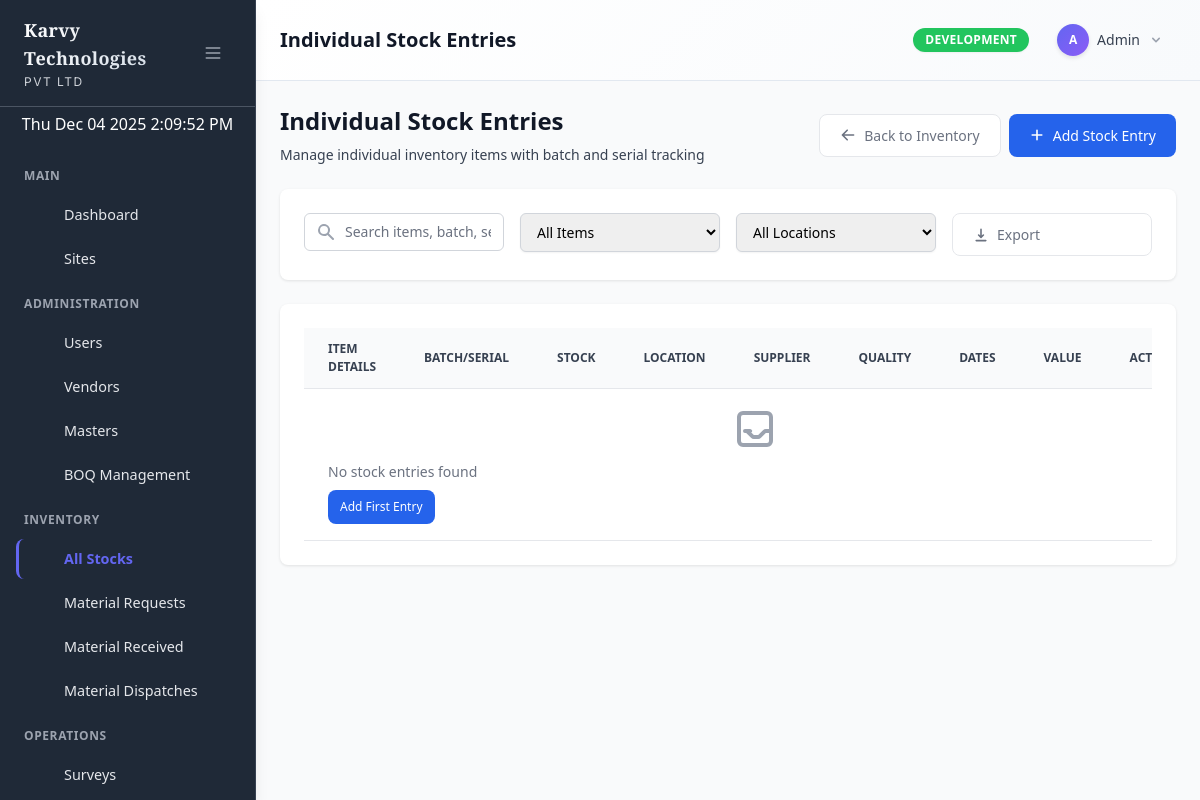
Page /admin/inventory/stock-entries/index.php?boq_item_id=1 (signed in) on the committed database.
### tables this page shows
CREATE TABLE `menu_items` (
  `id` int(11) NOT NULL,
  `parent_id` int(11) DEFAULT NULL,
  `title` varchar(100) NOT NULL,
  `icon` varchar(100) DEFAULT NULL,
  `url` varchar(255) DEFAULT NULL,
  `sort_order` int(11) DEFAULT 0,
  `status` enum('active','inactive') DEFAULT 'active',
  `created_at` timestamp NOT NULL DEFAULT current_timestamp(),
  `updated_at` timestamp NOT NULL DEFAULT current_timestamp() ON UPDATE current_timestamp()
);

### config/database.php (called while the page is built, shortened)
<?php
require_once __DIR__ . '/constants.php';
class Database {
    private static $instance = null;
    private $connection;
    private $environment;
    private function __construct() {
        $this->environment = getEnvironment();
    }
    private function connect() {
        try {
            $dsn = "mysql:host=" . DB_HOST . ";dbname=" . DB_NAME . ";charset=" . DB_CHARSET;
            $options = [
                PDO::ATTR_ERRMODE => PDO::ERRMODE_EXCEPTION,
                PDO::ATTR_DEFAULT_FETCH_MODE => PDO::FETCH_ASSOC,
                PDO::ATTR_EMULATE_PREPARES => false,
                PDO::MYSQL_ATTR_INIT_COMMAND => "SET NAMES " . DB_CHARSET
            ];
            $this->connection = new PDO($dsn, DB_USER, DB_PASS, $options);
        } catch (PDOException $e) {
            $errorMsg = "Database connection failed in " . $this->environment . " environment: " . $e->getMessage();
            error_log($errorMsg);
            if ($this->environment === 'production') {
                throw new Exception("Database connection failed. Please contact administrator.");
            } else {
                throw new Exception($errorMsg);
            }
        }
    }
    public static function getInstance() {
        if (self::$instance === null) {
            self::$instance = new self();
        }
        return self::$instance;
    }
    public function getConnection() {
        return $this->connection;
    }
}
?>

### models/BaseModel.php (called while the page is built, shortened)
<?php
require_once __DIR__ . '/../config/database.php';
class BaseModel {
    public function __construct() {
        $this->db = Database::getInstance()->getConnection();
    }
}
?>

### models/Menu.php (called while the page is built, shortened)
<?php
require_once __DIR__ . '/BaseModel.php';
class Menu extends BaseModel {
    public function getMenuForUser($userId, $userRole) {
        $sql = "
            SELECT DISTINCT m.*
            FROM menu_items m
            INNER JOIN user_menu_permissions ump ON m.id = ump.menu_item_id
            WHERE m.status = 'active'
            AND ump.user_id = ?
            AND ump.can_access = TRUE
            ORDER BY m.parent_id ASC, m.sort_order ASC, m.title ASC
        ";
        $stmt = $this->db->prepare($sql);
        $stmt->execute([$userId]);
        $menuItems = $stmt->fetchAll();
        return $this->buildMenuTree($menuItems);
    }
    private function buildMenuTree($menuItems) {
        $tree = [];
        $lookup = [];
        foreach ($menuItems as $item) {
            $lookup[$item['id']] = $item;
            $lookup[$item['id']]['children'] = [];
        }
        foreach ($menuItems as $item) {
            if ($item['parent_id'] === null) {
                $tree[] = &$lookup[$item['id']];
            } else {
                if (isset($lookup[$item['parent_id']])) {
                    $lookup[$item['parent_id']]['children'][] = &$lookup[$item['id']];
                }
            }
        }
        return $tree;
    }
}
?>

### config/constants.php (called while the page is built, shortened)
<?php
if (!function_exists('url')) {
    function url($path = '') {
        $baseUrl = defined('BASE_URL') ? rtrim(BASE_URL, '/') : '';
        $path = ltrim($path, '/');
        return $path ? $baseUrl . '/' . $path : $baseUrl;
    }
}
?>

### admin/inventory/stock-entries/index.php (the view, shortened to what this page needs)
<?php
$inventoryModel = new Inventory();
$search = $_GET['search'] ?? '';
$boqItemId = $_GET['boq_item_id'] ?? null;
$location = $_GET['location'] ?? '';
$stockEntries = $inventoryModel->getIndividualStockEntries($boqItemId, $search, $location);
?>
<div class="flex justify-between items-center mb-6">
    <div>
        <h1 class="text-2xl font-semibold text-gray-900">Individual Stock Entries</h1>
        <p class="mt-2 text-sm text-gray-700">Manage individual inventory items with batch and serial tracking</p>
    </div>
    <div class="flex space-x-2">
        <a href="../" class="btn btn-secondary">
            <svg class="w-4 h-4 mr-2" fill="currentColor" viewBox="0 0 20 20">
                <path fill-rule="evenodd" d="M9.707 16.707a1 1 0 01-1.414 0l-6-6a1 1 0 010-1.414l6-6a1 1 0 011.414 1.414L5.414 9H17a1 1 0 110 2H5.414l4.293 4.293a1 1 0 010 1.414z" clip-rule="evenodd"></path>
            </svg>
            Back to Inventory
        </a>
        <button onclick="openModal('addStockEntryModal')" class="btn btn-primary">
            <svg class="w-4 h-4 mr-2" fill="currentColor" viewBox="0 0 20 20">
                <path fill-rule="evenodd" d="M10 3a1 1 0 011 1v5h5a1 1 0 110 2h-5v5a1 1 0 11-2 0v-5H4a1 1 0 110-2h5V4a1 1 0 011-1z" clip-rule="evenodd"></path>
            </svg>
            Add Stock Entry
        </button>
    </div>
</div>
<div class="card mb-6">
    <div class="card-body">
        <div class="grid grid-cols-1 md:grid-cols-4 gap-4">
            <div>
                <div class="relative">
                    <div class="absolute inset-y-0 left-0 pl-3 flex items-center pointer-events-none">
                    </div>
                    <input type="text" id="searchInput" class="block w-full pl-10 pr-3 py-2 border border-gray-300 rounded-md leading-5 bg-white placeholder-gray-500 focus:outline-none focus:placeholder-gray-400 focus:ring-1 focus:ring-blue-500 focus:border-blue-500 sm:text-sm" placeholder="Search items, batch, serial..." value="<?php echo htmlspecialchars($search); ?>">
                </div>
            </div>
            <div>
                <select id="boqItemFilter" class="block w-full px-3 py-2 border border-gray-300 rounded-md shadow-sm focus:outline-none focus:ring-blue-500 focus:border-blue-500 sm:text-sm">
                    <option value="">All Items</option>
                </select>
            </div>
            <div>
                <select id="locationFilter" class="block w-full px-3 py-2 border border-gray-300 rounded-md shadow-sm focus:outline-none focus:ring-blue-500 focus:border-blue-500 sm:text-sm">
                    <option value="">All Locations</option>
                </select>
            </div>
            <div>
                <button onclick="exportStockEntries()" class="btn btn-secondary w-full">
                    <svg class="w-4 h-4 mr-2" fill="currentColor" viewBox="0 0 20 20">
                        <path fill-rule="evenodd" d="M3 17a1 1 0 011-1h12a1 1 0 110 2H4a1 1 0 01-1-1zm3.293-7.707a1 1 0 011.414 0L9 10.586V3a1 1 0 112 0v7.586l1.293-1.293a1 1 0 111.414 1.414l-3 3a1 1 0 01-1.414 0l-3-3a1 1 0 010-1.414z" clip-rule="evenodd"></path>
                    </svg>
                    Export
                </button>
            </div>
        </div>
    </div>
</div>
<div class="card">
    <div class="card-body">
        <div class="overflow-x-auto">
            <table class="data-table">
                <thead>
                    <tr>
                        <th>Item Details</th>
                        <th>Batch/Serial</th>
                        <th>Stock</th>
                        <th>Location</th>
                        <th>Supplier</th>
                        <th>Quality</th>
                        <th>Dates</th>
                        <th>Value</th>
                        <th>Actions</th>
                    </tr>
                </thead>
                <tbody>
                    <?php if (empty($stockEntries)): ?>
                    <tr>
                        <td colspan="9" class="text-center py-8 text-gray-500">
                            <p class="mt-2">No stock entries found</p>
                            <button onclick="openModal('addStockEntryModal')" class="mt-2 btn btn-primary btn-sm">Add First Entry</button>
                        </td>
                    </tr>
                    <?php endif; ?>
                </tbody>
            </table>
        </div>
    </div>
</div>
<?php
include __DIR__ . '/../../../includes/admin_layout.php';
?>

### includes/dynamic_sidebar.php (shortened to what this page needs)
<?php
require_once __DIR__ . '/../models/Menu.php';
function renderDynamicSidebar($currentUser) {
    $menuModel = new Menu();
    $menuItems = $menuModel->getMenuForUser($currentUser['id'], $currentUser['role']);
    $currentUrl = $_SERVER['REQUEST_URI'];
    $sections = [];
    $currentSection = 'Main';
    foreach ($menuItems as $item) {
        if (!$item['url'] && !empty($item['children'])) {
            $currentSection = $item['title'];
            $sections[$currentSection] = $item['children'];
        } else {
            if (!isset($sections[$currentSection])) {
                $sections[$currentSection] = [];
            }
            $sections[$currentSection][] = $item;
        }
    }
    foreach ($sections as $sectionName => $sectionItems) {
        if (!empty($sectionItems)) {
            echo '<div class="menu-section-header"><span class="sidebar-text">' . htmlspecialchars($sectionName) . '</span></div>';
            foreach ($sectionItems as $item) {
                renderMenuItem($item, $currentUrl, 0);
            }
        }
    }
}
function renderMenuItem($item, $currentUrl, $level = 0) {
    $hasChildren = !empty($item['children']);
    $isActive = $item['url'] && strpos($currentUrl, $item['url']) !== false;
    $hasActiveChild = $hasChildren && hasActiveChild($item['children'], $currentUrl);
    $activeClass = ($isActive || $hasActiveChild) ? 'active' : '';
    if ($hasChildren) {
        echo '<div class="relative">';
        echo '<button onclick="toggleSubmenu(\'submenu-' . $item['id'] . '\')" class="sidebar-item w-full flex items-center justify-between ' . $activeClass . '" data-tooltip="' . htmlspecialchars($item['title']) . '">';
        echo '<div class="flex items-center">';
        echo renderMenuIcon($item['icon'], false);
        echo '<span class="sidebar-text">' . htmlspecialchars($item['title']) . '</span>';
        echo '</div>';
        echo '<svg id="arrow-' . $item['id'] . '" class="w-4 h-4 transition-transform duration-200" fill="currentColor" viewBox="0 0 20 20">';
        echo '<path fill-rule="evenodd" d="M5.293 7.293a1 1 0 011.414 0L10 10.586l3.293-3.293a1 1 0 111.414 1.414l-4 4a1 1 0 01-1.414 0l-4-4a1 1 0 010-1.414z" clip-rule="evenodd"></path>';
        echo '</svg>';
        echo '</button>';
        $submenuClass = ($isActive || $hasActiveChild) ? '' : 'hidden';
        echo '<div id="submenu-' . $item['id'] . '" class="' . $submenuClass . ' mt-2 space-y-1">';
        foreach ($item['children'] as $child) {
            renderMenuItem($child, $currentUrl, $level + 1);
        }
        echo '</div>';
        echo '</div>';
    } else {
        $itemClass = $level > 0 ? 'sidebar-subitem' : 'sidebar-item';
        if ($item['url']) {
            echo '<a href="' . url($item['url']) . '" class="' . $itemClass . ' ' . $activeClass . '" data-tooltip="' . htmlspecialchars($item['title']) . '">';
        } else {
            echo '<div class="' . $itemClass . ' ' . $activeClass . '" data-tooltip="' . htmlspecialchars($item['title']) . '">';
        }
        echo renderMenuIcon($item['icon'], $level > 0);
        echo '<span class="sidebar-text">' . htmlspecialchars($item['title']) . '</span>';
        if ($item['url']) {
            echo '</a>';
        } else {
            echo '</div>';
        }
    }
}
function renderMenuIcon($iconName, $isSubitem = false) {
    $iconPath = $icons[$iconName] ?? $icons['dashboard'];
    $iconSize = $isSubitem ? 'w-4 h-4 mr-2' : 'w-5 h-5 mr-3';
    return '<svg class="' . $iconSize . '" fill="currentColor" viewBox="0 0 20 20">' . $iconPath . '</svg>';
}
?>

### assets/css/custom.css (style rules this page uses)
.btn-primary { @apply bg-blue-600 hover:bg-blue-700 text-white font-medium py-2 px-4 rounded-md transition duration-200; }
.btn-secondary { @apply bg-gray-600 hover:bg-gray-700 text-white font-medium py-2 px-4 rounded-md transition duration-200; }
.sidebar-item { @apply block px-4 py-2 text-gray-700 hover:bg-gray-100 hover:text-blue-600 transition duration-200; }
.sidebar-item.active { @apply bg-blue-100 text-blue-600 border-r-2 border-blue-600; }
.card { @apply bg-white shadow-md rounded-lg p-6 mb-6; }

### assets/css/admin.css (style rules this page uses)
.sidebar-item { @apply flex items-center p-2 text-base font-normal text-gray-900 rounded-lg hover:bg-gray-100 transition-colors duration-200; }
.sidebar-item.active { @apply bg-primary-100 text-primary-700 border-r-2 border-primary-600; }
.sidebar-item svg { @apply w-6 h-6 text-gray-500 transition duration-75; }
.sidebar-item.active svg { @apply text-primary-600; }
.btn { @apply font-medium rounded-lg text-sm px-5 py-2.5 text-center transition-colors duration-200; }
.btn-primary { @apply text-white bg-primary-600 hover:bg-primary-700 focus:ring-4 focus:outline-none focus:ring-primary-300; }
.btn-secondary { @apply text-gray-500 bg-white hover:bg-gray-100 focus:ring-4 focus:outline-none focus:ring-gray-200 border border-gray-200 hover:text-gray-900; }
.btn-sm { @apply px-3 py-2 text-xs; }
.data-table { @apply w-full text-sm text-left text-gray-500; }
.data-table thead { @apply text-xs text-gray-700 uppercase bg-gray-50; }
.data-table th { @apply px-6 py-3; }
.data-table td { @apply px-6 py-4 whitespace-nowrap; }
.data-table tbody tr { @apply bg-white border-b hover:bg-gray-50; }
.card { @apply bg-white shadow rounded-lg; }
.card-body { @apply p-6; }
.btn { @apply inline-flex items-center justify-center px-4 py-2 border border-transparent text-sm font-medium rounded-md shadow-sm focus:outline-none focus:ring-2 focus:ring-offset-2 transition-all duration-200; }
.btn-primary { @apply text-white bg-blue-600 hover:bg-blue-700 focus:ring-blue-500; }
.btn-secondary { @apply text-gray-700 bg-white hover:bg-gray-50 border-gray-300 focus:ring-blue-500; }
.btn svg { @apply w-4 h-4; }
.card { @apply bg-white overflow-hidden shadow rounded-lg; }
.card-body { @apply px-4 py-5 sm:p-6; }
.data-table { @apply min-w-full divide-y divide-gray-200; }
.data-table thead { @apply bg-gray-50; }
.data-table th { @apply px-6 py-3 text-left text-xs font-medium text-gray-500 uppercase tracking-wider; }
.data-table td { @apply px-6 py-4 whitespace-nowrap text-sm text-gray-900; }
.data-table tbody tr { @apply bg-white hover:bg-gray-50; }
.sidebar-item { position: relative; overflow: hidden; }
.sidebar-item::before { content: ''; position: absolute; left: 0; top: 0; height: 100%; width: 3px; background: var(--vendor-secondary); transform: scaleY(0); transition: transform 0.2s ease; }
.sidebar-item:hover::before, .sidebar-item.active::before { transform: scaleY(1); }
.admin-sidebar .sidebar-text { transition: opacity 0.3s ease, visibility 0.3s ease, width 0.3s ease; }

### rows in the picture
menu_items: title "Dashboard"
menu_items: title "Sites"
menu_items: title "Users"
menu_items: title "Vendors"
menu_items: title "Masters"
menu_items: title "BOQ Management"
menu_items: title "All Stocks"
menu_items: title "Material Requests"
menu_items: title "Material Received"
menu_items: title "Material Dispatches"
menu_items: title "Surveys"

### other values in the picture
$sectionName "MAIN"
$sectionName "ADMINISTRATION"
$sectionName "INVENTORY"
$sectionName "OPERATIONS"
$title "Individual Stock Entries"
$env "DEVELOPMENT"
substr($currentUser['username'], 0, 1) "A"
$currentUser['username'] "Admin"
